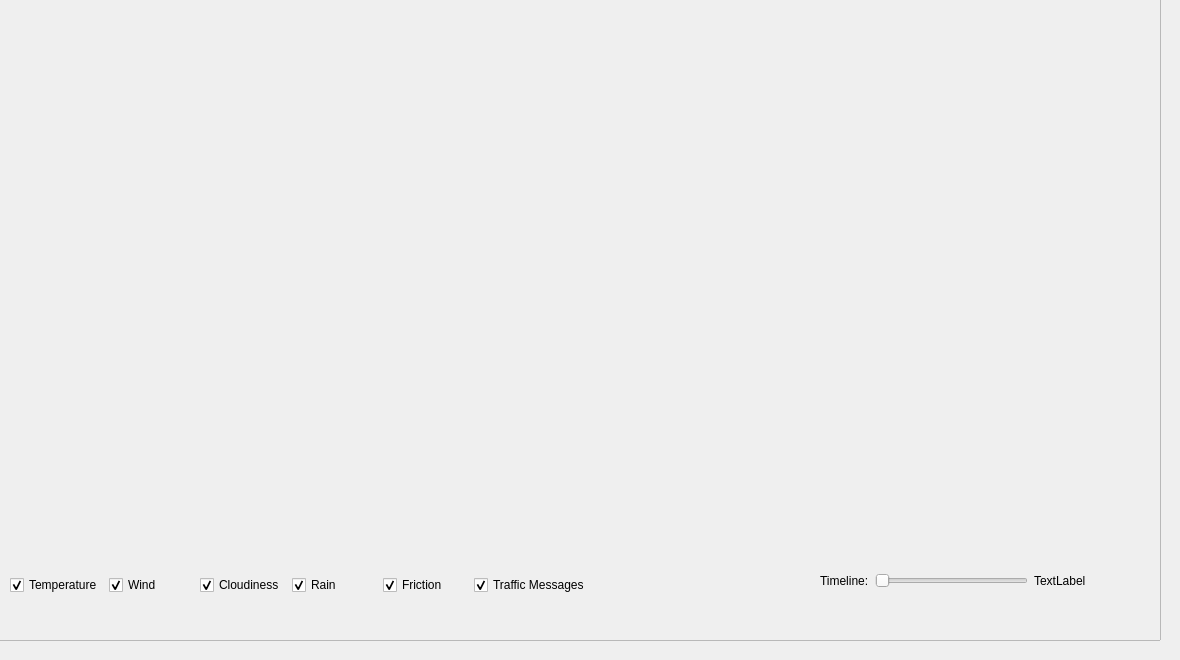
       <widget class="QWidget" name="tab">
        <attribute name="title">
         <string>Graphs</string>
        </attribute>
        <widget class="QFrame" name="roadAdvancedFrame">
         <property name="geometry">
          <rect>
           <x>-10</x>
           <y>-10</y>
           <width>1171</width>
           <height>651</height>
          </rect>
         </property>
         <property name="frameShape">
          <enum>QFrame::StyledPanel</enum>
         </property>
         <property name="frameShadow">
          <enum>QFrame::Raised</enum>
         </property>
         <widget class="QWidget" name="roadChartWidget" native="true">
          <property name="geometry">
           <rect>
            <x>20</x>
            <y>20</y>
            <width>1141</width>
            <height>551</height>
           </rect>
          </property>
         </widget>
         <widget class="QWidget" name="horizontalLayoutWidget">
          <property name="geometry">
           <rect>
            <x>20</x>
            <y>580</y>
            <width>580</width>
            <height>31</height>
           </rect>
          </property>
          <layout class="QHBoxLayout" name="horizontalLayout">
           <item>
            <widget class="QCheckBox" name="temperatureCheckbox">
             <property name="text">
              <string>Temperature</string>
             </property>
             <property name="checked">
              <bool>true</bool>
             </property>
            </widget>
           </item>
           <item>
            <widget class="QCheckBox" name="windCheckbox">
             <property name="text">
              <string>Wind</string>
             </property>
             <property name="checked">
              <bool>true</bool>
             </property>
            </widget>
           </item>
           <item>
            <widget class="QCheckBox" name="cloudinessCheckbox">
             <property name="text">
              <string>Cloudiness</string>
             </property>
             <property name="checked">
              <bool>true</bool>
             </property>
            </widget>
           </item>
           <item>
            <widget class="QCheckBox" name="rainCheckbox">
             <property name="text">
              <string>Rain</string>
             </property>
             <property name="checked">
              <bool>true</bool>
             </property>
            </widget>
           </item>
           <item>
            <widget class="QCheckBox" name="frictionCheckbox">
             <property name="text">
              <string>Friction</string>
             </property>
             <property name="checked">
              <bool>true</bool>
             </property>
            </widget>
           </item>
           <item>
            <widget class="QCheckBox" name="trafficMsgCheckbox">
             <property name="text">
              <string>Traffic Messages</string>
             </property>
             <property name="checked">
              <bool>true</bool>
             </property>
            </widget>
           </item>
          </layout>
         </widget>
         <widget class="QWidget" name="horizontalLayoutWidget_2">
          <property name="geometry">
           <rect>
            <x>830</x>
            <y>580</y>
            <width>291</width>
            <height>21</height>
           </rect>
          </property>
          <layout class="QHBoxLayout" name="horizontalLayout_2" stretch="0,6,3">
           <item>
            <widget class="QLabel" name="label">
             <property name="text">
              <string>Timeline:</string>
             </property>
            </widget>
           </item>
           <item>
            <widget class="QSlider" name="timeLineSlider">
             <property name="orientation">
              <enum>Qt::Horizontal</enum>
             </property>
            </widget>
           </item>
           <item>
            <widget class="QLabel" name="timeLineSelected">
             <property name="text">
              <string>TextLabel</string>
             </property>
            </widget>
           </item>
          </layout>
         </widget>
        </widget>
       </widget>
